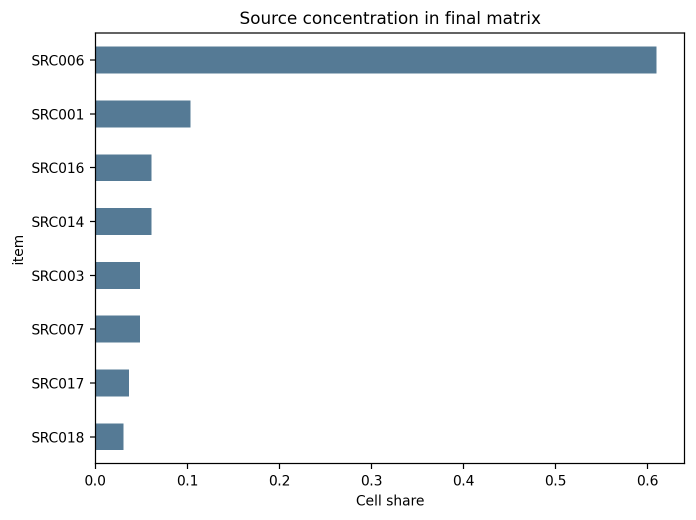
#> input picture reports/figures/stage3/03_source_share.png, 1391 x 1039 px (shown at 1/2 size)
$ python make_stage3_figure_montage.py
#> lines starting #> are read from the running program, lines starting #| are printed output that depends on the picture
from pathlib import Path

from PIL import Image, ImageDraw, ImageFont


ROOT = Path(__file__).resolve().parents[1]
SOURCE = ROOT / "reports" / "figures" / "stage3"
OUTPUT = ROOT / ".stage3_work" / "stage3_paper_figures_montage.png"
files = sorted(SOURCE.glob("*.png"))
width, height, label_height, columns = 480, 300, 30, 3
rows = (len(files) + columns - 1) // columns
canvas = Image.new("RGB", (columns * width, rows * (height + label_height)), "white")
#> canvas: PIL image 1440x330 RGB; every value is 255
draw = ImageDraw.Draw(canvas)
font = ImageFont.load_default()
for index, file in enumerate(files):
    image = Image.open(file).convert("RGB")
    image.thumbnail((width - 12, height - 12))
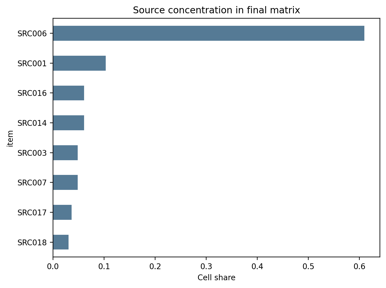
#> image: PIL image 386x288 RGB; mean R, G, B 239.1, 241.7, 243.5
    x = (index % columns) * width
    y = (index // columns) * (height + label_height)
    canvas.paste(image, (x + (width - image.width) // 2, y + (height - image.height) // 2))
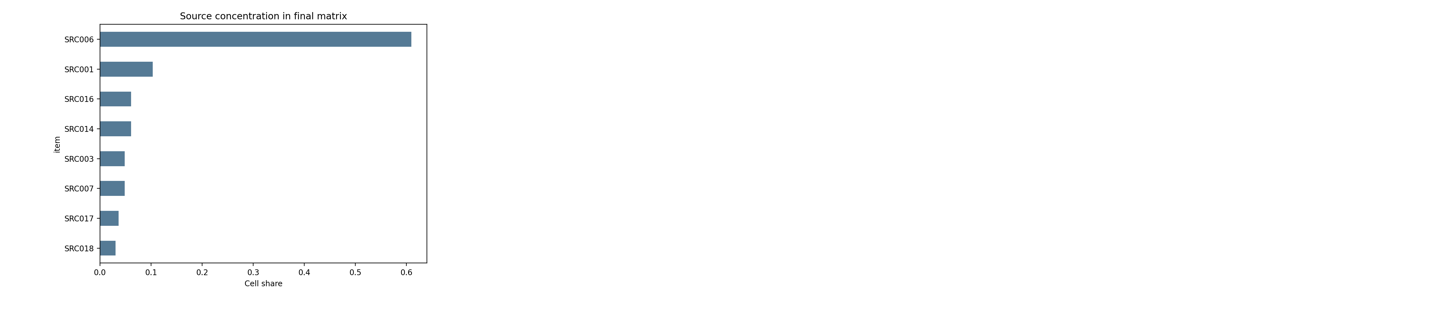
#> canvas: PIL image 1440x330 RGB; mean R, G, B 251.3, 251.9, 252.3
    draw.rectangle((x, y, x + width - 1, y + height + label_height - 1), outline="#B8C2CC")
    draw.text((x + 8, y + height + 7), file.stem, fill="#1F2933", font=font)
canvas.save(OUTPUT)
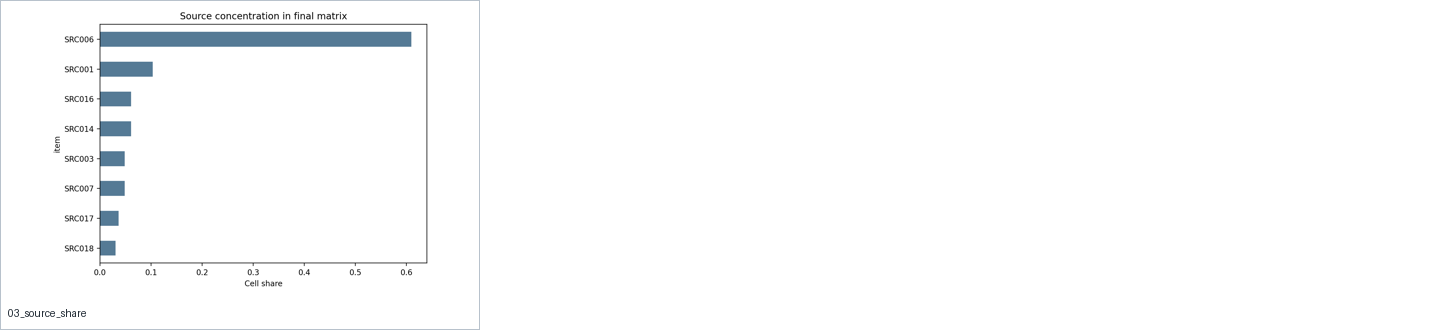
#> saved as stage3_paper_figures_montage.png: PIL image 1440x330 RGB; mean R, G, B 251, 251.6, 252.1
print(OUTPUT)
